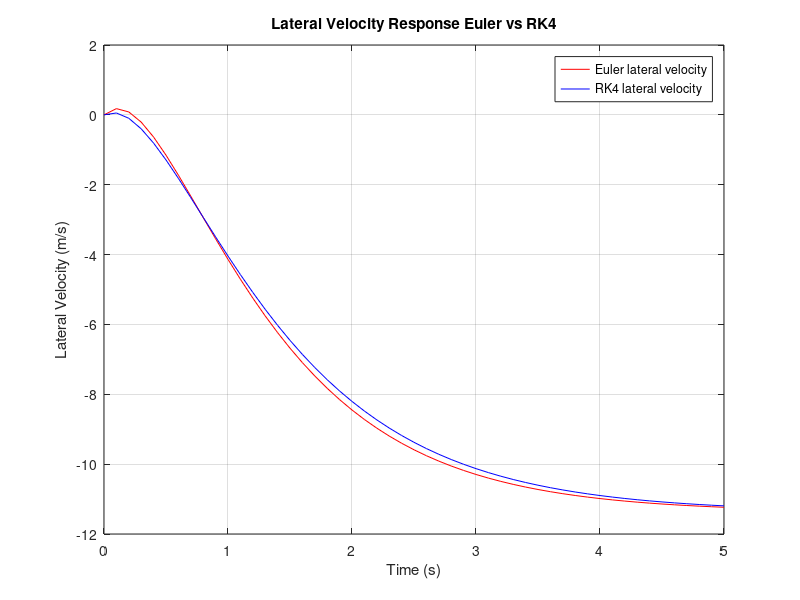
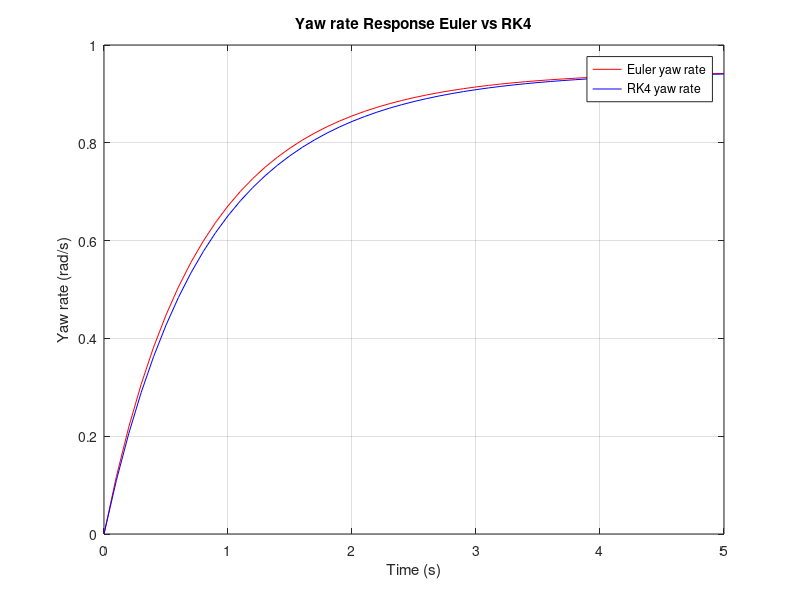
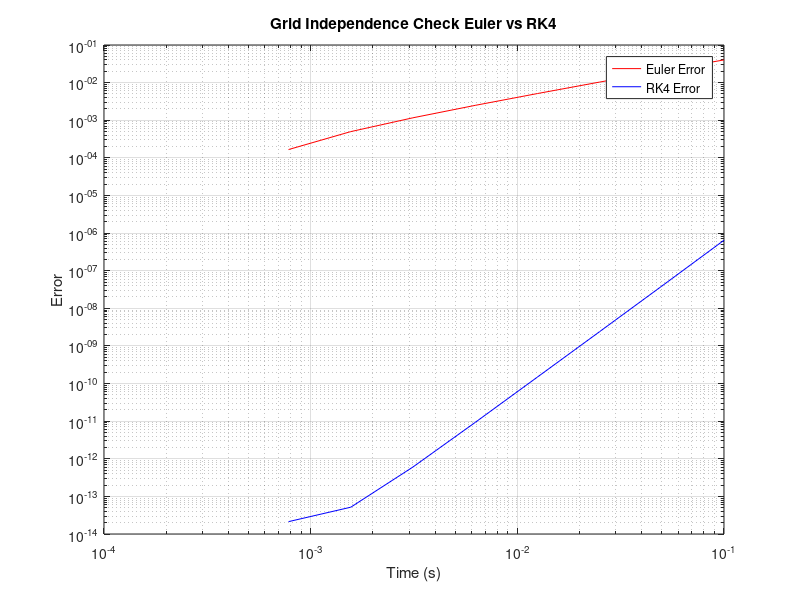

Write MATLAB code to recreate these figures, in order.
clear; clc; close all;

% Vehicle Parameters
m = 1400;
a = 1.14;
b = 1.33;
Cf = 25000;
Cr = 21000;
Iz = 2420;
u = 75 * 1000 / 3600; 
delta = 0.1;

%A and B matrices 
A = [-(Cf + Cr)/(m*u), (-a*Cf + b*Cr)/(m*u) - u; -(a*Cf - b*Cr)/(Iz*u), -(a^2*Cf + b^2*Cr)/(Iz*u)];
B = [Cf/m; a*Cf/Iz];

% Time setup
% Define the time step and create a time vector from 0 to 5
h = 0.1; 
t = 0:h:5;
% Get the number of time points
N = length(t);

% Initialize vectors: [v_y; psi]
x_euler = zeros(2, N);
x_rk4   = zeros(2, N);

%Euler Method
for n = 1:N-1
    x_euler(:,n+1) = x_euler(:,n) + h * (A * x_euler(:,n) + B * delta);
end

%RK4 Method 
for n = 1:N-1
    k1 = A * x_rk4(:,n) + B * delta;
    k2 = A * (x_rk4(:,n) + 0.5*h*k1) + B * delta;
    k3 = A * (x_rk4(:,n) + 0.5*h*k2) + B * delta;
    k4 = A * (x_rk4(:,n) + h*k3) + B * delta;
    x_rk4(:,n+1) = x_rk4(:,n) + (h/6)*(k1 + 2*k2 + 2*k3 + k4);
end

%Plot Lateral Velocity
figure;
plot(t, x_euler(1,:), 'r', 'DisplayName', 'Euler lateral velocity'); %Euler Plot
hold on;
plot(t, x_rk4(1,:), 'b', 'DisplayName', 'RK4 lateral velocity'); %RK4 Plot
xlabel('Time (s)');
ylabel('Lateral Velocity (m/s)');
title('Lateral Velocity Response Euler vs RK4');
legend; 
grid on;

% Plot Yaw Rate
figure;
plot(t, x_euler(2,:), 'r', 'DisplayName', 'Euler yaw rate');
hold on;
plot(t, x_rk4(2,:), 'b','DisplayName', 'RK4 yaw rate');
xlabel('Time (s)');
ylabel('Yaw rate (rad/s)');
title('Yaw rate Response Euler vs RK4');
legend;
grid on;

%Grid Independence Check

% Time intervals reduced by half each time 
dt_vec = [0.1, 0.05, 0.025, 0.0125, 0.00625, 0.003125, 0.0015625, 0.00078125, 0.000390625];  

% Initialize vectors  
euler_final = zeros(size(dt_vec));
rk4_final   = zeros(size(dt_vec));

% Loop through each time step and compute.
for i = 1:length(dt_vec)    
    % Set time step
    h = dt_vec(i);
    t = 0:h:5;

    % Get the number of time points
    N = length(t);

    %Initial Conditions
    x0 = [0; 0]; 

    % 2xN matrix for Euler method results
    x_euler = zeros(2, N);

    % Initial condition
    x_euler(:,1) = x0;

    %Euler Method 
    for n = 1:N-1
        x_euler(:,n+1) = x_euler(:,n) + h * (A * x_euler(:,n) + B * delta);
    end

    % 2xN matrix to store results for the RK4 method
    x_rk4 = zeros(2, N);

    % Initial condition
    x_rk4(:,1) = x0;


    % RK4 method
    for n = 1:N-1 

        % Calculate the intermediate slopes
        k1 = A * x_rk4(:,n) + B * delta;
        k2 = A * (x_rk4(:,n) + 0.5*h*k1) + B * delta;
        k3 = A * (x_rk4(:,n) + 0.5*h*k2) + B * delta;
        k4 = A * (x_rk4(:,n) + h*k3) + B * delta;
        
        % Update the weighted average of the slopes
        x_rk4(:,n+1) = x_rk4(:,n) + (h/6)*(k1 + 2*k2 + 2*k3 + k4);
    end

    % Store norm of final state (v_y and psi)
    euler_final(i) = norm(x_euler(:,end));
    rk4_final(i)   = norm(x_rk4(:,end));
end

% Error Calculation
euler_err = abs(euler_final - euler_final(end));
rk4_err   = abs(rk4_final - rk4_final(end));

% Grid Independence Log-log plot
figure;
loglog(dt_vec, euler_err, 'r', 'DisplayName', 'Euler Error');
hold on;
loglog(dt_vec, rk4_err, 'b', 'DisplayName', 'RK4 Error');
xlabel('Time (s)');
ylabel('Error');
title('Grid Independence Check Euler vs RK4');
legend;
grid on;